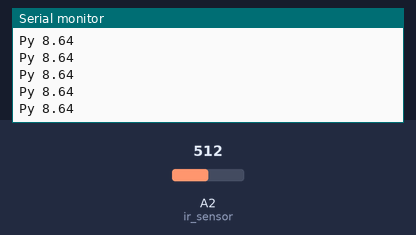
Simulated run of this sketch. Board: Arduino Uno, built with avr-gcc and run on an emulated ATmega328P. On the bench: the last lines printed to the serial monitor. The inputs (shaded band) are chosen by the test bench; at power-on: A2 (ir_sensor) = 512.

Above: at 1.2 s.
1.3 s: A2 (ir_sensor) set to 0
At 1.45 s:
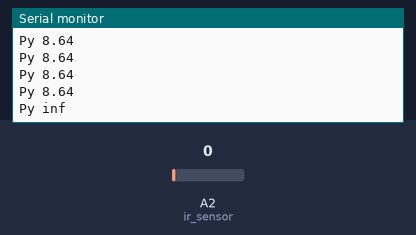
3.2 s: A2 (ir_sensor) set to 122
At 3.21 s:
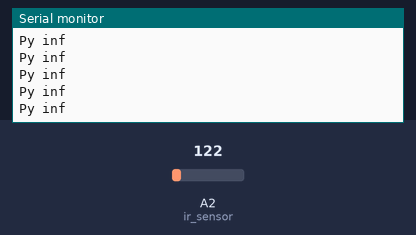

The sketch:

Short_IR_test.ino
```cpp
int ir_sensor = A2;

void setup() {
//initialize serial communications at 9600 bps
Serial.begin(9600);
}
void loop() {
  //double distance = round(0.1*average_value(100))*10; //loop 100 times and get its average
  //read_ShortIR(1);
  Serial.print("Py ");
  Serial.println(read_ShortIR(100)); //print the sensor value
  //Serial.println(analogRead(ir_sensor));
  delay(100);
}

double read_ShortIR(int average_count) {
  double sum = 0;
  for (int i=0; i<average_count; i++) {
    double sensor_value = analogRead(ir_sensor); //read the sensor value
    double distance_cm = pow(3027.4/sensor_value, 1.2134); //convert readings to distance(cm)
    sum += distance_cm;
    //Serial.print("Py ");
    //Serial.println(sensor_value);
  }
  return(sum/average_count);
}
```

Measured:
- after the input at 1.3 s, the serial monitor: prints a new line at once (image 1)
